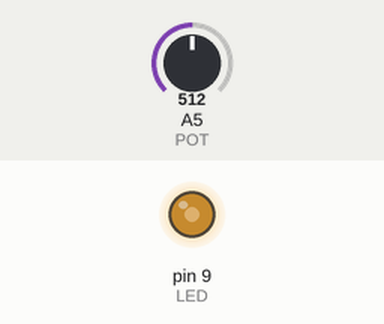
Recording of a sketch running on a simulated Arduino Uno, built with avr-gcc and run on an emulated ATmega328P. Parts: output pins drawn as LEDs (lit = HIGH). The inputs (shaded band) are chosen by the test bench; at power-on: A5 (POT) = 512.

Above: at 1.2 s.
1.3 s: A5 (POT) set to 716
At 2.1 s:
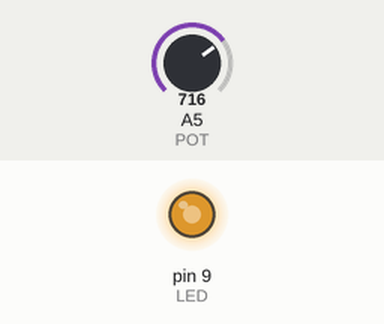
2.8 s: A5 (POT) set to 900
At 3.2 s:
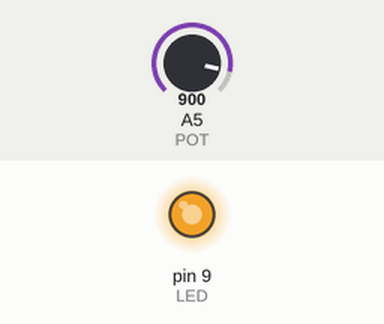
4.3 s: A5 (POT) set to 122
At 5.5 s:
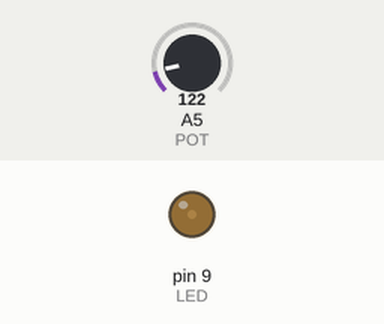
5.8 s: A5 (POT) set to 0
At 6.7 s:
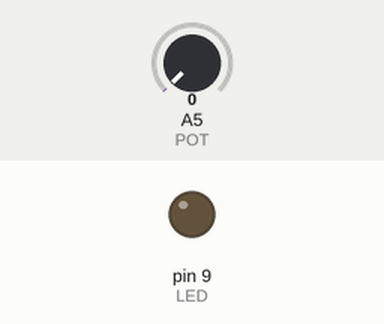
Timing chart, 0 to 8.3 s (numbered marks = the images above; inputs shaded):
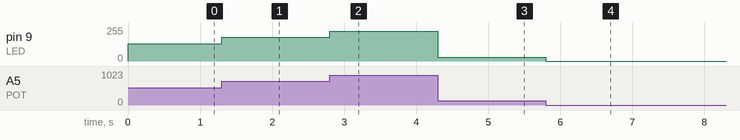

The sketch:

PWM_Ex.ino
```cpp
#define LED 9
#define POT 5

void setup() {
  // put your setup code here, to run once:
  pinMode(LED, OUTPUT);
}

void loop() {
  // put your main code here, to run repeatedly:
  int adc = analogRead(POT);
  analogWrite(LED, adc / 4);
}
```

Measured:
- after the input at 1.3 s, pin 9 (LED): 128/255 → 179/255 at once
- after the input at 2.8 s, pin 9 (LED): 179/255 → 225/255 at once
- after the input at 4.3 s, pin 9 (LED): 225/255 → 30/255 at once
- after the input at 5.8 s, pin 9 (LED): 30/255 → 0/255 at once
